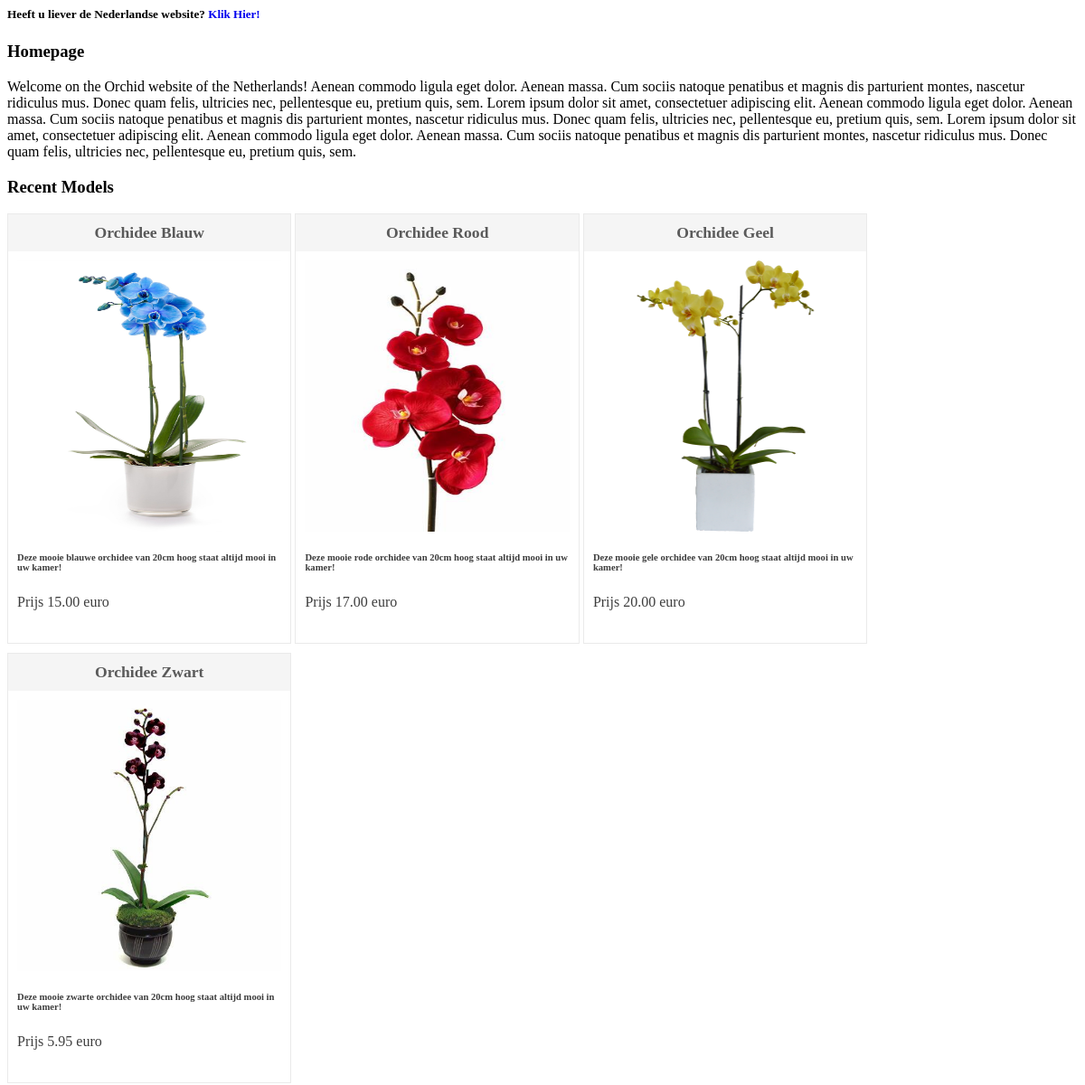
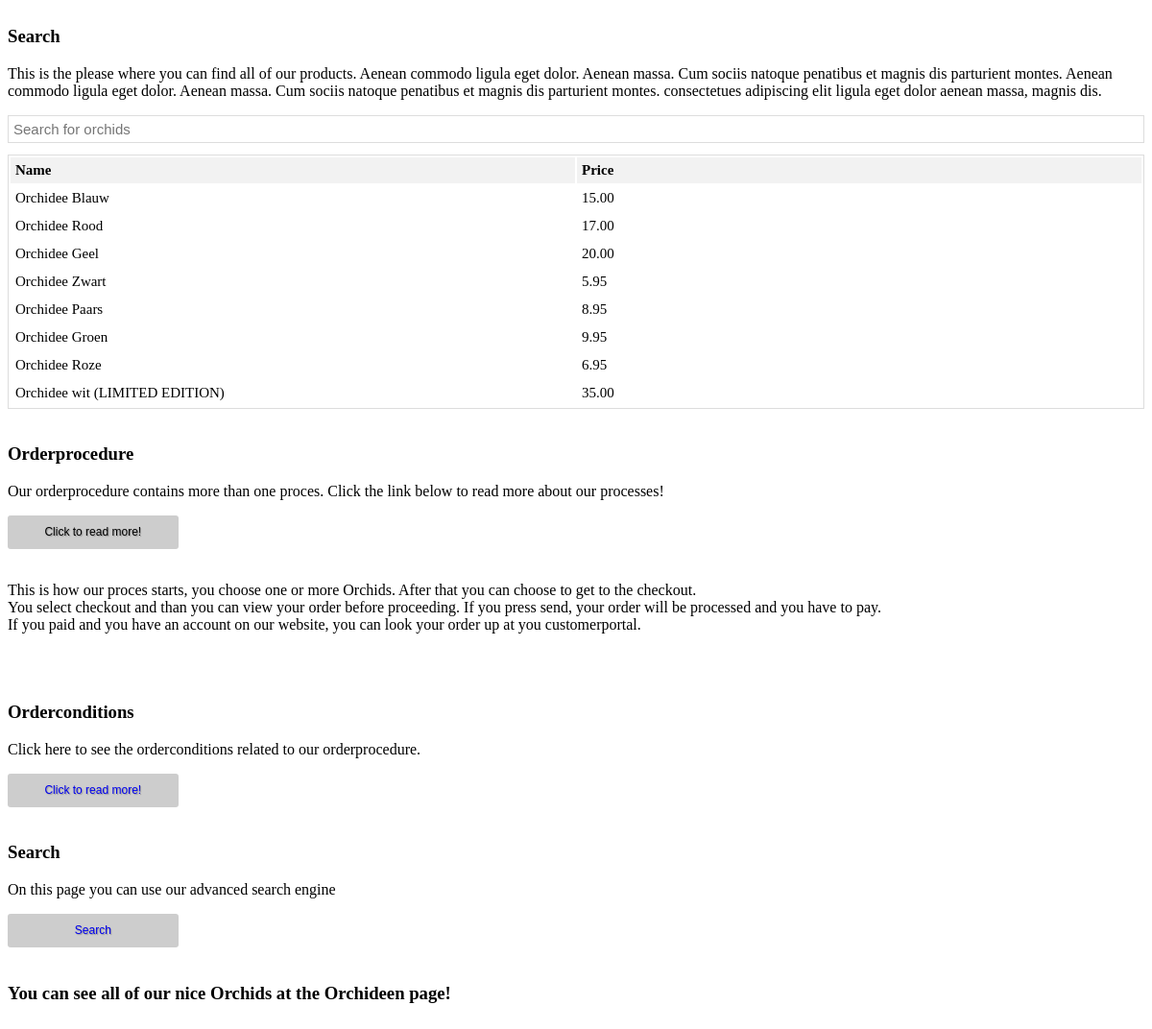
Screenshot of /hp.php with the database file from the repository (2 pictures, top to bottom).
### tables this page shows
CREATE TABLE IF NOT EXISTS `products` (
  `id` int(11) NOT NULL AUTO_INCREMENT,
  `product_code` varchar(60) NOT NULL,
  `product_name` varchar(60) NOT NULL,
  `product_desc` varchar(600) NOT NULL,
  `product_img_name` varchar(60) NOT NULL,
  `price` decimal(10,2) NOT NULL,
  PRIMARY KEY (`id`),
  UNIQUE KEY `product_code` (`product_code`)
);

### hp.php (the view, shortened to what this page needs)
<div class="container">
    <h5>Heeft u liever de Nederlandse website? <a href="index.php?content=algemeneHomepage" style="font-size:13px; text-decoration:none;">Klik Hier!</a></h5>
    <h3>Homepage</h3>
    <p>Welcome on the Orchid website of the Netherlands! Aenean commodo ligula eget dolor. Aenean massa. Cum sociis natoque penatibus et magnis dis parturient montes, nascetur ridiculus mus. Donec quam felis, ultricies nec, pellentesque eu, pretium quis, sem. Lorem ipsum dolor sit amet, consectetuer adipiscing elit. Aenean commodo ligula eget dolor. Aenean massa. Cum sociis natoque penatibus et magnis dis parturient montes, nascetur ridiculus mus. Donec quam felis, ultricies nec, pellentesque eu, pretium quis, sem. Lorem ipsum dolor sit amet, consectetuer adipiscing elit. Aenean commodo ligula eget dolor. Aenean massa. Cum sociis natoque penatibus et magnis dis parturient montes, nascetur ridiculus mus. Donec quam felis, ultricies nec, pellentesque eu, pretium quis, sem. </p>
</div>
<?php
include_once("config.php");
$current_url = urlencode($url="http://".$_SERVER['HTTP_HOST'].$_SERVER['REQUEST_URI']);
?>
<!DOCTYPE html>
<html>
<head>
    <link href="style/style.css" rel="stylesheet" type="text/css">
</head>
<body>
<div class="container">
    <h3>Recent Models</h3>
    <?php
    $results = $mysqli->query("SELECT product_code, product_name, product_desc, product_img_name, price FROM products where id <=4");
    if($results){
        $products_item = '<ul class="products">';
        while($obj = $results->fetch_object())
        {
            $products_item .= <<<EOT
	<li class="product">
	<form method="post" action="cart_update.php">
	<div class="product-content"><h3>{$obj->product_name}</h3>
	<div class="product-thumb"><img src="images/{$obj->product_img_name}"></div>
	<div class="product-desc"><h5>{$obj->product_desc}</h5></div>
	<div class="product-info">
	Prijs {$obj->price} euro
	<fieldset>
	</fieldset>
	<input type="hidden" name="product_code" value="{$obj->product_code}" />
	<input type="hidden" name="type" value="add" />
	<input type="hidden" name="return_url" value="{$current_url}" />
	</div></div>
	</form>
	</li>
EOT;
        }
        $products_item .= '</ul>';
        echo $products_item;
    }
    ?>
    <h3>Search</h3>
    <p>This is the please where you can find all of our products. Aenean commodo ligula eget dolor. Aenean massa. Cum sociis natoque penatibus et magnis dis parturient montes. Aenean commodo ligula eget dolor. Aenean massa. Cum sociis natoque penatibus et magnis dis parturient montes. consectetues adipiscing elit ligula eget dolor aenean massa, magnis dis.</p>
    <input type="text" id="myInput" onkeyup="myFunction()" placeholder="Search for orchids">
    <table id="myTable">
        <tr class="header">
            <th style="width:50%;">Name</th>
            <th style="width:50%;">Price</th>
        </tr>
        <tr>
            <td>
                <?php
                $results = $mysqli->query("SELECT * FROM `products` where id=1");
                if ($results) {
                    foreach ($results as $r) {
                        echo $r['product_name'];
                    }
                }
                ?>
            </td>
            <td>
                <?php
                $results = $mysqli->query("SELECT * FROM `products` where id=1");
                if ($results) {
                    foreach ($results as $r) {
                        echo $r['price'];
                    }
                }
                ?>
            </td>
        </tr><tr>
            <td>
                <?php
                $results = $mysqli->query("SELECT * FROM `products` where id=2");
                if ($results) {
                    foreach ($results as $r) {
                        echo $r['product_name'];
                    }
                }
                ?>
            </td>
            <td>
                <?php
                $results = $mysqli->query("SELECT * FROM `products` where id=2");
                if ($results) {
                    foreach ($results as $r) {
                        echo $r['price'];
                    }
                }
                ?>
            </td>
        </tr><tr>
            <td>
                <?php
                $results = $mysqli->query("SELECT * FROM `products` where id=3");
                if ($results) {
                    foreach ($results as $r) {
                        echo $r['product_name'];
                    }
                }
                ?>
            </td>
            <td>
                <?php
                $results = $mysqli->query("SELECT * FROM `products` where id=3");
                if ($results) {
                    foreach ($results as $r) {
                        echo $r['price'];
                    }
                }
                ?>
            </td>
        </tr><tr>
            <td>
                <?php
                $results = $mysqli->query("SELECT * FROM `products` where id=4");
                if ($results) {
                    foreach ($results as $r) {
                        echo $r['product_name'];
                    }
                }
                ?>
            </td>
            <td>
                <?php
                $results = $mysqli->query("SELECT * FROM `products` where id=4");
                if ($results) {
                    foreach ($results as $r) {
                        echo $r['price'];
                    }
                }
                ?>
            </td>
        </tr><tr>
            <td>
                <?php
                $results = $mysqli->query("SELECT * FROM `products` where id=5");
                if ($results) {
                    foreach ($results as $r) {
                        echo $r['product_name'];
                    }
                }
                ?>
            </td>
            <td>
                <?php
                $results = $mysqli->query("SELECT * FROM `products` where id=5");
                if ($results) {
                    foreach ($results as $r) {
                        echo $r['price'];
                    }
                }
                ?>
            </td>
        </tr><tr>
            <td>
                <?php
                $results = $mysqli->query("SELECT * FROM `products` where id=6");
                if ($results) {
                    foreach ($results as $r) {
                        echo $r['product_name'];
                    }
                }
                ?>
            </td>
            <td>
                <?php
                $results = $mysqli->query("SELECT * FROM `products` where id=6");
                if ($results) {
                    foreach ($results as $r) {
                        echo $r['price'];
                    }
                }
                ?>
            </td>
        </tr><tr>
            <td>
                <?php
                $results = $mysqli->query("SELECT * FROM `products` where id=7");
                if ($results) {
                    foreach ($results as $r) {
                        echo $r['product_name'];
                    }
                }
                ?>
            </td>
            <td>
                <?php
                $results = $mysqli->query("SELECT * FROM `products` where id=7");
                if ($results) {
                    foreach ($results as $r) {
                        echo $r['price'];
                    }
                }
                ?>
            </td>
        </tr><tr>
            <td>
                <?php
                $results = $mysqli->query("SELECT * FROM `products` where id=8");
                if ($results) {
                    foreach ($results as $r) {
                        echo $r['product_name'];
                    }
                }
                ?>
            </td>
            <td>
                <?php
                $results = $mysqli->query("SELECT * FROM `products` where id=8");
                if ($results) {
                    foreach ($results as $r) {
                        echo $r['price'];
                    }
                }
                ?>
            </td>
        </tr>
    </table>
    <br><h3>Orderprocedure</h3>
    <p>Our orderprocedure contains more than one proces. Click the link below to read more about our processes!</p>
    <button type="button" class="btn btn-standard" data-toggle="collapse" data-target="#demo" style="width:15%; background-color:#cdcdcd; color:#000;">Click to read more!</button>
    <div id="demo" class="collapse">
        <p><br>This is how our proces starts, you choose one or more Orchids. After that you can choose to get to the checkout. <br>You select checkout and than you can view your order before proceeding. If you press send, your order will be processed and you have to pay.<br>If you paid and you have an account on our website, you can look your order up at you customerportal.</p>
    </div>
    <br><br><h3>Orderconditions</h3>
    <p>Click here to see the orderconditions related to our orderprocedure.</p>
    <button type="button" class="btn btn-standard" style="width:15%; background-color:#cdcdcd; color:#000;"><a href="bestelvoorwaarden.pdf" style="text-decoration:none;">Click to read more!</a></button>
    <br><br><h3>Search</h3>
    <p>On this page you can use our advanced search engine</p>
    <button type="button" class="btn btn-standard" style="width:15%; background-color:#cdcdcd; color:#000;"><a href="http://localhost/orchidee/index.php?content=search-form" style="text-decoration:none;">Search</a></button>
    <br><br><h3 style="text-transform:none;">You can see all of our nice Orchids at the Orchideen page!</h3><br><br>
</div>
</body>
</html>

### style/style.css (style rules this page uses)
img { width:100%; height:300px; }
ul.products { padding: 0; margin: 0; max-width: 100%; margin-left: auto; margin-right: auto; }
ul.products li { display: inline-block; max-width: 357px; width:24.7%; margin-bottom:10px; padding: 10px; background-color: #FFFFFF; border: 1px solid #EAEAEA; color: #3D3D3D; }
ul.products li h3 { margin: -10px -10px 10px -10px; padding: 10px; text-align: center; background-color: #F5F5F5; font-size: 1.1em; color: #5A5A5A; }
ul.products li fieldset { border: none; padding: 5px 5px 5px 0px; margin: 0; }
button, .button { background-color: #cdcdcd; min-width: 100px; border: none; padding: 10px; display: inline-block; text-align: center; cursor: pointer; text-decoration: none; color: #FFF; width:100%; min-height: 15px; font: 12px/15px Arial, Helvetica, sans-serif; text-shadow: 1px 1px 1px rgba(0, 0, 0, 0.26); border-radius: 3px; }
.product-thumb { text-align:center; }
.product-desc { font-size: 0.8em; margin-bottom: 4px; height: 60px; overflow-y: hidden; margin-top: 5px; }
#myInput { width: 100%; font-size: 15px; padding: 5px; border: 1px solid #ddd; margin-bottom: 12px; background-color:white; }
#myTable { width: 100%; border: 1px solid #ddd; font-size: 15px; }
#myTable th, #myTable td { text-align: left; padding: 5px; }
#myTable tr { border-bottom: 1px solid #ddd; }
#myTable tr.header, #myTable tr:hover { background-color: #f2f2f2; }

### rows the page displays
products: product_name "Orchidee Blauw", product_img_name (picture), product_desc "Deze mooie blauwe orchidee van 20cm hoog staat altijd mooi in uw kamer!", price "15.00"
products: product_name "Orchidee Rood", product_img_name (picture), product_desc "Deze mooie rode orchidee van 20cm hoog staat altijd mooi in uw kamer!", price "17.00"
products: product_name "Orchidee Geel", product_img_name (picture), product_desc "Deze mooie gele orchidee van 20cm hoog staat altijd mooi in uw kamer!", price "20.00"
products: product_name "Orchidee Zwart", product_img_name (picture), product_desc "Deze mooie zwarte orchidee van 20cm hoog staat altijd mooi in uw kamer!", price "5.95"
products: product_name "Orchidee Paars", price "8.95"
products: product_name "Orchidee Groen", price "9.95"
products: product_name "Orchidee Roze", price "6.95"
products: product_name "Orchidee wit (LIMITED EDITION)", price "35.00"
